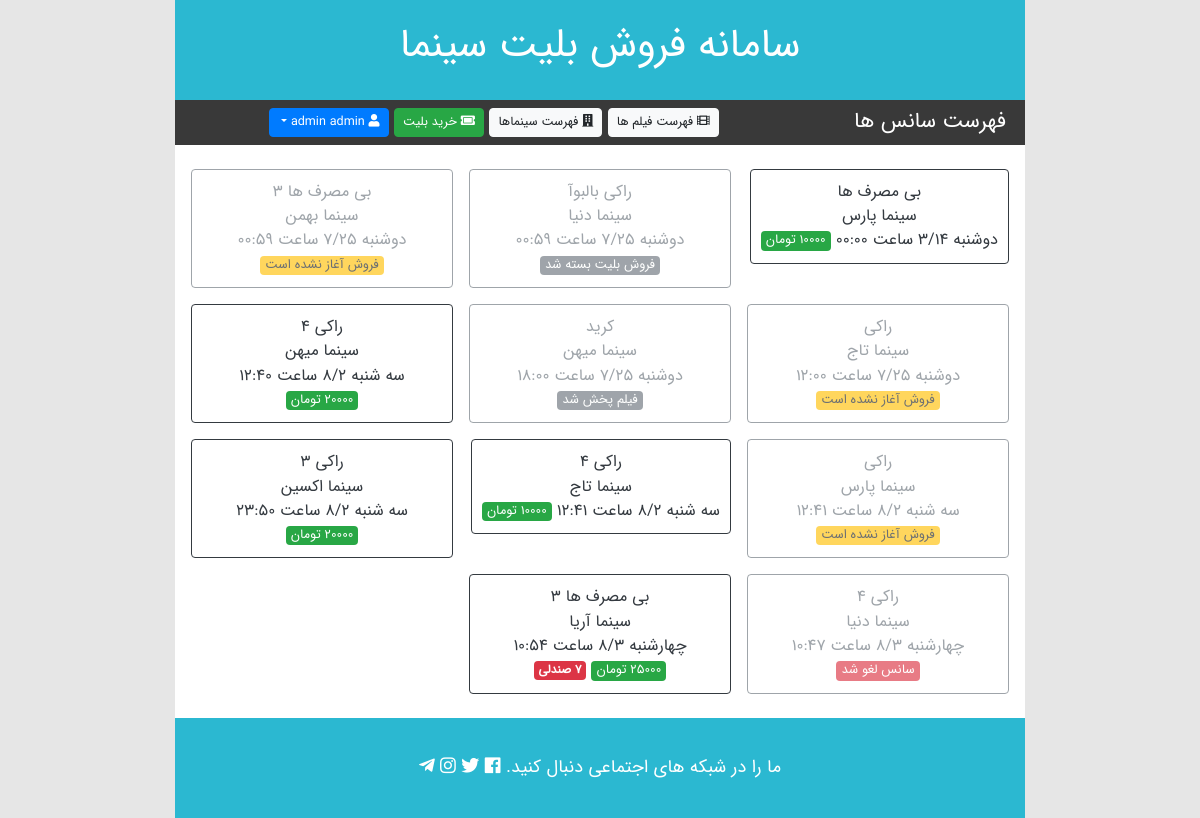
Screenshot of /ticketing/showtime/list/ (signed in) with the database file from the repository.
### ticketing/models.py (models this page shows, shortened)
class ShowTime (models.Model):
    class Meta:
        verbose_name = 'زمان نمایش (سانس)'
        verbose_name_plural = 'زمان نمایش (سانس)'
    movie = models.ForeignKey(
        'Movie', on_delete=models.PROTECT, verbose_name='فیلم')
    cinema = models.ForeignKey(
        'Cinema', on_delete=models.PROTECT, verbose_name='سینما')
    start_time = models.DateTimeField('زمان آغاز نمایش')
    price = models.IntegerField('قیمت')
    salable_seats = models.IntegerField('صندلی های قابل فروش')
    free_seats = models.IntegerField('صندلی های خالی')
    SALE_NOT_STARTED = 1
    SALE_OPEN = 2
    TICKETS_SOLDOUT = 3
    SALE_CLOSED = 4
    MOVIE_PLAYED = 5
    SHOW_CANCELED = 6
    status_choices = {
        (SALE_NOT_STARTED, 'فروش آغاز نشده است'),
        (SALE_OPEN, 'در حال فروش بلیت'),
        (TICKETS_SOLDOUT, 'بلیت تمام شده'),
        (SALE_CLOSED, 'فروش بلیت بسته شد'),
        (MOVIE_PLAYED, 'فیلم پخش شد'),
        (SHOW_CANCELED, 'سانس لغو شد')
    }
    status = models.IntegerField(
        'وضعیت', choices=status_choices, default=SALE_NOT_STARTED)
    def get_price_display(self):
        return '{} تومان'.format(self.price)

class Movie (models.Model):
    class Meta:
        verbose_name = 'فیلم'
        verbose_name_plural = 'فیلم'
    name = models.CharField('نام', max_length=100)
    director = models.CharField('کارگردان', max_length=50)
    year = models.IntegerField('سال ساخت')
    length = models.IntegerField('مدت زمان')
    description = models.TextField('فرانمود')
    poster = models.ImageField('پوستر', upload_to='movie_posters/')
    def __str__(self):
        return self.name

class Cinema (models.Model):
    class Meta:
        verbose_name = 'سینما'
        verbose_name_plural = 'سینما'
    cinema_id = models.IntegerField('کد سینما', primary_key=True)
    name = models.CharField('نام', max_length=50)
    city = models.CharField('شهر', max_length=30, default='اهواز')
    capacity = models.IntegerField('گنجایش')
    phone = models.CharField(
        'شماره تلفن', max_length=20, null=True, blank=True)
    address = models.TextField('آدرس')
    image = models.ImageField(
        '', upload_to='cinema_images/', null=True, blank=True)
    def __str__(self):
        return self.name

### ticketing/views.py (the view)
# urls.py: path('showtime/list/', views.showtime_list, name='showtime_list'),
@login_required
def showtime_list(request):
    showtimes = ShowTime.objects.all().order_by('start_time')
    context = {
        'showtimes': showtimes
    }
    return render(request, 'ticketing/showtime_list.html', context)

### ticketing/templates/ticketing/showtime_list.html (shortened to what this page needs)
{% extends "ticketing/base_page.html" %}
{% load static %}
{% block toolbar_title %}
فهرست سانس ها
{% endblock %}
{% block main_content %}
    <div class="row">
        <div class="col py-3">
            {% if showtimes %}
                <div class="row px-2">
                    {% for showtime in showtimes %}
                    <div class="col-4 px-2 py-2">
                        <a href="#" class="showtime-box btn
                        {% if showtime.status != showtime.SALE_OPEN %}
                            disabled btn-outline-secondary
                        {% else %}
                            btn-outline-dark
                        {% endif %}
                        ">
                            <span>
                                {{showtime.movie}}
                            </span>
                            <br>
                            <span>
                                سینما {{showtime.cinema}}
                            </span>
                            <br>
                            <span>
                                {{ showtime.start_time|date:"l n/j ساعت H:i"}}
                            </span>
                            <span class="showtime-status badge
                            {% if showtime.status == showtime.SALE_NOT_STARTED %}
                                badge-warning
                            {% elif showtime.status == showtime.SHOW_CANCELED %}
                                badge-danger
                            {% elif showtime.status == showtime.SALE_OPEN %}
                                badge-success
                            {% else %}
                                badge-secondary
                            {% endif %}
                            ">
                                {% if showtime.status == showtime.SALE_OPEN %}
                                    {{ showtime.get_price_display }}
                                {% else %}
                                    {{ showtime.get_status_display}}
                                {% endif %}
                            </span>
                            {% if showtime.status == showtime.SALE_OPEN and showtime.salable_seats < 10 %}
                                <span class="badge badge-danger">
                                    {{ showtime.salable_seats }}
                                    صندلی
                                </span>
                            {% endif %}
                        </a>
                    </div>
                    {% endfor %}
                </div>
            {% else %}
                <div class="alert alert-danager">
                    سانسی برای نمایش نیست.
                </div>
            {% endif %}
        </div>
    </div>
{% endblock %}

### ticketing/static/ticketing/css/style.css (style rules this page uses)
body { direction: rtl; text-align: right; font-family: IRANSansWeb; font-size: 18px !important; margin: 0; background-color: #e6e6e6; }
.showtime-box { padding: 10px; font-size: 0.9em; }
.showtime-box .showtime-status { font-size: 0.8em; font-weight: normal; }

### rows the page displays
ShowTime: movie "بی مصرف ها", cinema "پارس", start_time "دوشنبه 3/14 ساعت 00:00", price "10000 تومان"
ShowTime: movie "راکی بالبوآ", cinema "دنیا", start_time "دوشنبه 7/25 ساعت 00:59", status "فروش بلیت بسته شد"
ShowTime: movie "بی مصرف ها 3", cinema "بهمن", start_time "دوشنبه 7/25 ساعت 00:59", status "فروش آغاز نشده است"
ShowTime: movie "راکی", cinema "تاج", start_time "دوشنبه 7/25 ساعت 12:00", status "فروش آغاز نشده است"
ShowTime: movie "کرید", cinema "میهن", start_time "دوشنبه 7/25 ساعت 18:00", status "فیلم پخش شد"
ShowTime: movie "راکی ۴", cinema "میهن", start_time "سه شنبه 8/2 ساعت 12:40", price "20000 تومان"
ShowTime: movie "راکی", cinema "پارس", start_time "سه شنبه 8/2 ساعت 12:41", status "فروش آغاز نشده است"
ShowTime: movie "راکی ۴", cinema "تاج", start_time "سه شنبه 8/2 ساعت 12:41", price "10000 تومان"
ShowTime: movie "راکی ۳", cinema "اکسین", start_time "سه شنبه 8/2 ساعت 23:50", price "20000 تومان"
ShowTime: movie "راکی ۴", cinema "دنیا", start_time "چهارشنبه 8/3 ساعت 10:47", status "سانس لغو شد"
ShowTime: movie "بی مصرف ها 3", cinema "آریا", start_time "چهارشنبه 8/3 ساعت 10:54", price "25000 تومان", salable_seats "7"
